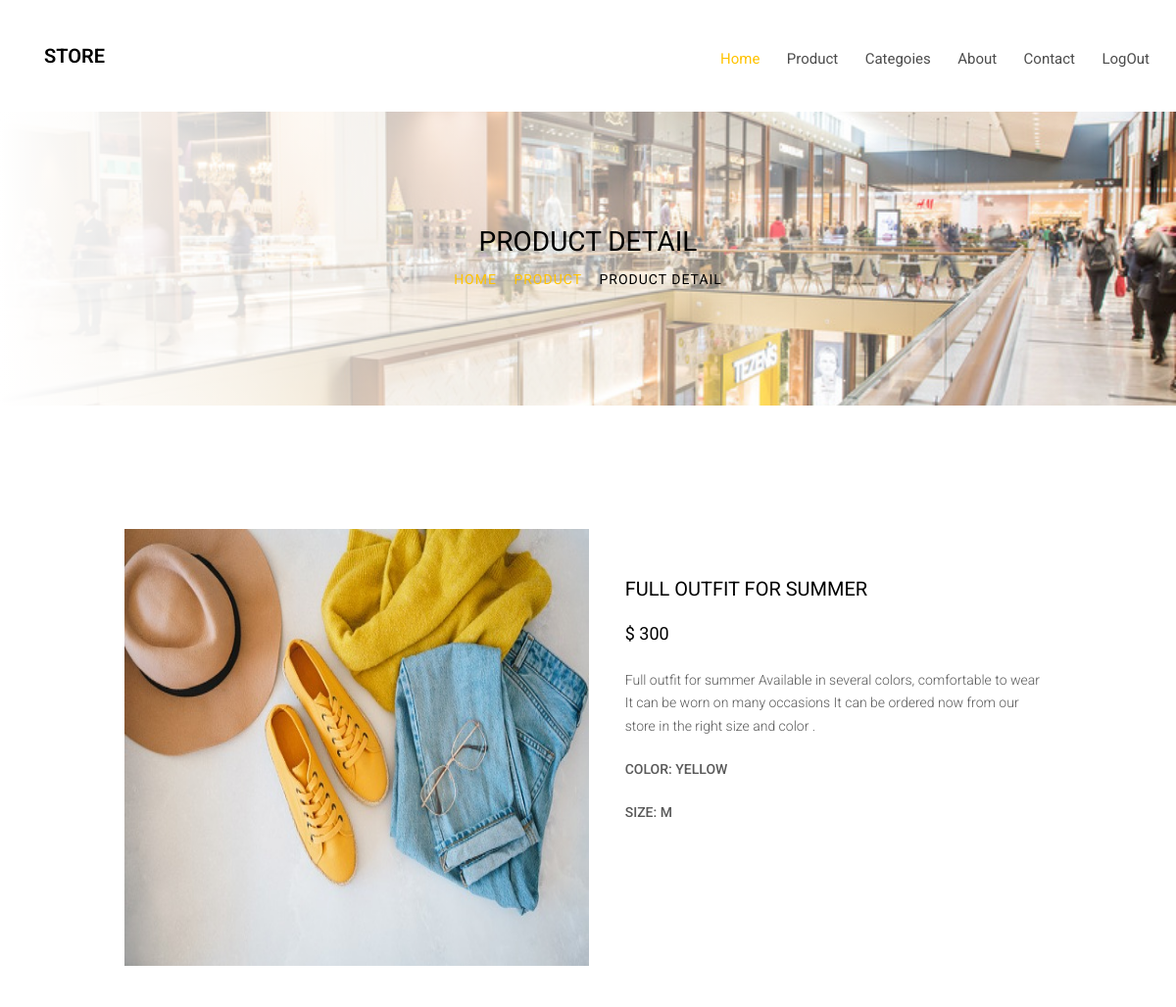
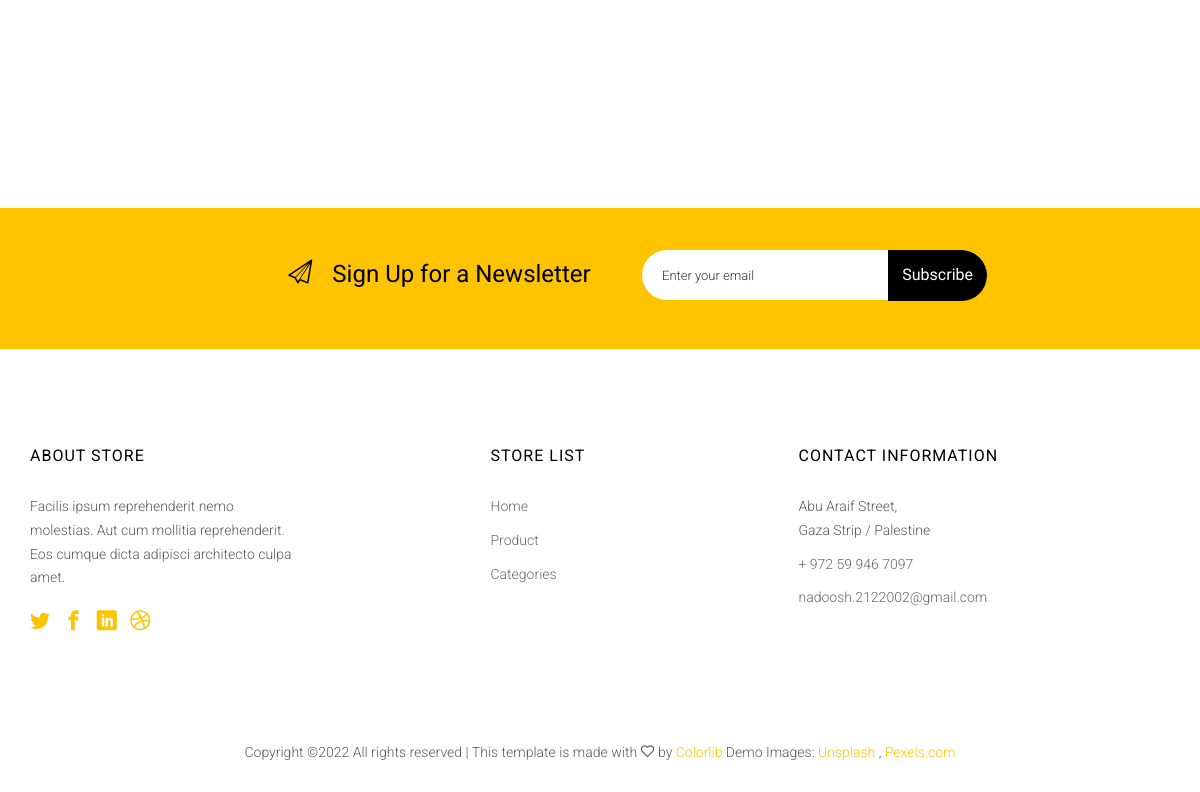
The app's page /product-detail.php?id=24 (signed in) with its own data (2 pictures, top to bottom).
### tables this page shows
CREATE TABLE `clothes` (
  `id` int(11) NOT NULL,
  `title` varchar(255) NOT NULL,
  `description` varchar(255) NOT NULL,
  `price` int(11) NOT NULL,
  `color` varchar(255) NOT NULL,
  `size` varchar(255) NOT NULL,
  `featured` varchar(255) NOT NULL,
  `active` varchar(255) NOT NULL,
  `cat_id` int(11) NOT NULL,
  `image_name` varchar(255) NOT NULL
);

### product-detail.php (the view, shortened to what this page needs)
<?php include "layouts/menu.php";
$id = $_GET['id'];
?>
		<aside id="colorlib-hero" class="breadcrumbs">
			<div class="flexslider">
				<ul class="slides">
			   	<li style="background-image: url(images/cover-img-1.jpg);">
			   		<div class="overlay"></div>
			   		<div class="container-fluid">
			   			<div class="row">
				   			<div class="col-md-6 col-md-offset-3 col-sm-12 col-xs-12 slider-text">
				   				<div class="slider-text-inner text-center">
				   					<h1>Product Detail</h1>
				   					<h2 class="bread"><span><a href="index.php">Home</a></span> <span><a href="clothes.php">Product</a></span> <span>Product Detail</span></h2>
				   				</div>
				   			</div>
				   		</div>
			   		</div>
			   	</li>
			  	</ul>
		  	</div>
		</aside>
<?php
$sql = "select * from clothes where id = $id";
$res = mysqli_query($conn , $sql);
if($res->num_rows>0){
        while ($row=$res->fetch_assoc()) {
            $title = $row['title'];
            $price = $row['price'];
            $description = $row['description'];
            $size = $row['size'];
            $color = $row['color'];
            $image_name = $row['image_name'];
        }}
        ?>
		<div class="colorlib-shop">
			<div class="container">
				<div class="row row-pb-lg">
					<div class="col-md-10 col-md-offset-1">
						<div class="product-detail-wrap">
							<div class="row">
								<div class="col-md-5">
									<div class="product-entry">
                                        <img src='<?php echo $image_name;?>' style=" width: 474px; height: 446px;">
									</div>
								</div>
								<div class="col-md-7">
									<div class="desc" style="margin-left: 76px; margin-top: 50px;">
										<h3><?php echo $title;?></h3>
										<p class="price">
											<span>$ <?php echo $price;?></span>
										</p>
										<p><?php echo $description;?>.</p>
										<div class="color-wrap">
											<p class="color-desc">
												Color:
                                                <?php echo $color;?>
											</p>
										</div>
										<div class="size-wrap">
											<p class="size-desc">
												Size:
												<?php echo $size;?>
											</p>
										</div>
									</div>
								</div>
							</div>
						</div>
					</div>
				</div>
			</div>
		</div>
<?php include "layouts/footer.php"?>

### css/style.css (style rules this page uses)
body { font-family: "Roboto", Arial, sans-serif; font-weight: 300; font-size: 14px; line-height: 1.7; color: #595959; background: #fff; }
a { color: #FFC300; -webkit-transition: 0.5s; -o-transition: 0.5s; transition: 0.5s; }
p { margin-bottom: 20px; }
h1, h2, h3, h4, h5, h6, figure { color: #000; font-family: "Roboto", Arial, sans-serif; font-weight: 400; margin: 0 0 20px 0; }
#colorlib-hero { height: 650px; background: #fff url(../images/loader.gif) no-repeat center center; width: 100%; float: left; z-index: 0; margin-bottom: 9em; }
#colorlib-hero .flexslider { border: none; z-index: 1; margin-bottom: 0; }
#colorlib-hero .flexslider .slides { position: relative; overflow: hidden; }
#colorlib-hero .flexslider .slides li { background-repeat: no-repeat; background-size: cover; background-position: center center; height: 650px; position: relative; }
#colorlib-hero .flexslider .slides li .overlay { position: absolute; top: 0; bottom: 0; left: 0; right: 0; }
#colorlib-hero .flexslider .slider-text { display: table; opacity: 0; height: 650px; z-index: 9; }
#colorlib-hero .flexslider .slider-text > .slider-text-inner { display: table-cell; vertical-align: middle; height: 650px; }
#colorlib-hero .flexslider .slider-text > .slider-text-inner h1, #colorlib-hero .flexslider .slider-text > .slider-text-inner h2 { margin: 0; padding: 0; color: black; text-transform: uppercase; }
#colorlib-hero .flexslider .slider-text > .slider-text-inner h1 { color: #000; }
.breadcrumbs { height: 300px !important; }
.breadcrumbs .slides li { background-repeat: no-repeat; background-size: cover; background-position: center center; height: 300px !important; position: relative; }
.breadcrumbs .slides li .overlay { position: absolute; top: 0; bottom: 0; left: 0; right: 0; background: white; background: -moz-linear-gradient(left, white 0%, rgba(255, 255, 255, 0) 100%); background: -webkit-gradient(left top, right top, color-stop(0%, white), color-stop(100%, rgba(255, 255, 255, 0))); background: -webkit-linear-gradient(left, white 0%, rgba(255, 255, 255, 0) 100%); background: -o-linear-gradient(left, white 0%, rgba(255, 255, 255, 0) 100%); background: -ms-linear-gradient(left, white 0%, rgba(255, 255, 255, 0) 100%); background: -webkit-gradient(linear, left top, right top, from(white), to(rgba(255, 255, 255, 0))); background: linear-gradient(to right, white 0%, rgba(255, 255, 255, 0) 100%); filter: progid:DXImageTransform.Microsoft.gradient( startColorstr='#ffffff', endColorstr='#ffffff', GradientType=1 ); }
.breadcrumbs .slider-text { height: 300px !important; }
.breadcrumbs .slider-text > .slider-text-inner { height: 300px !important; }
.breadcrumbs .slider-text > .slider-text-inner h1 { font-size: 28px; }
.breadcrumbs .slider-text > .slider-text-inner .bread span { font-size: 14px; letter-spacing: 1px; margin-left: 10px; }
.breadcrumbs .slider-text > .slider-text-inner .bread span:first-child { margin-left: 0; }
#colorlib-featured-product, .colorlib-shop, #colorlib-contact, #colorlib-intro, #colorlib-testimony, .colorlib-blog, #colorlib-subscribe, #colorlib-footer { padding-bottom: 9em; clear: both; }
.product-entry { margin-bottom: 40px; }
.product-detail-wrap .desc { display: block; padding-left: 2em; }
.product-detail-wrap .desc h3 { text-transform: uppercase; font-size: 20px; }
.product-detail-wrap .desc .price { width: 100%; }
.product-detail-wrap .desc .price span { width: 49%; display: inline-block; font-weight: 400; font-size: 18px; color: #000; }
.color-wrap { margin-bottom: 20px; position: relative; }
.color-wrap p.color-desc { margin-bottom: 0; text-transform: uppercase; display: block; font-weight: 500; }
.size-wrap { margin-bottom: 20px; position: relative; }
.size-wrap p.size-desc { margin-bottom: 0; text-transform: uppercase; display: block; font-weight: 500; }
.row-pb-lg { padding-bottom: 6em !important; }

### records on screen
clothes: image_name (picture), title "FULL OUTFIT FOR SUMMER", price "300", description "Full outfit for summer Available in several colors, comfortable to wear It can be worn on many occasions It can be ordered now from our store in the right size and color", color "YELLOW", size "M"
